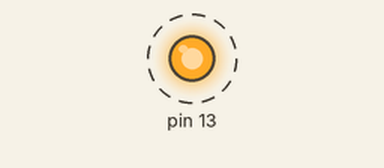
Bench run of a sketch on a simulated Arduino Uno, built with avr-gcc and run on an emulated ATmega328P. On the bench: output pins drawn as LEDs (lit = HIGH). Dashed ring = blinking.

Above: at 0.02 s.
Timing chart, 0 to 3.0 s (numbered marks = the images above):
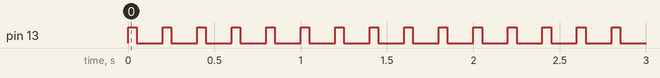

Measured:
- by itself, pin 13: alternates HIGH for 0.05 s and LOW for 0.15 s

The sketch:

Exercise_2.1.ino
```cpp
/* program should make the light blink 5 times in a second. The light will be off 3 times the time it is on.*/
void setup() {
pinMode (13, OUTPUT);

}

void loop() {
digitalWrite(13, HIGH); //Turns light on
delay(50);
digitalWrite(13, LOW); // Turns light off
delay(150);
}
```
